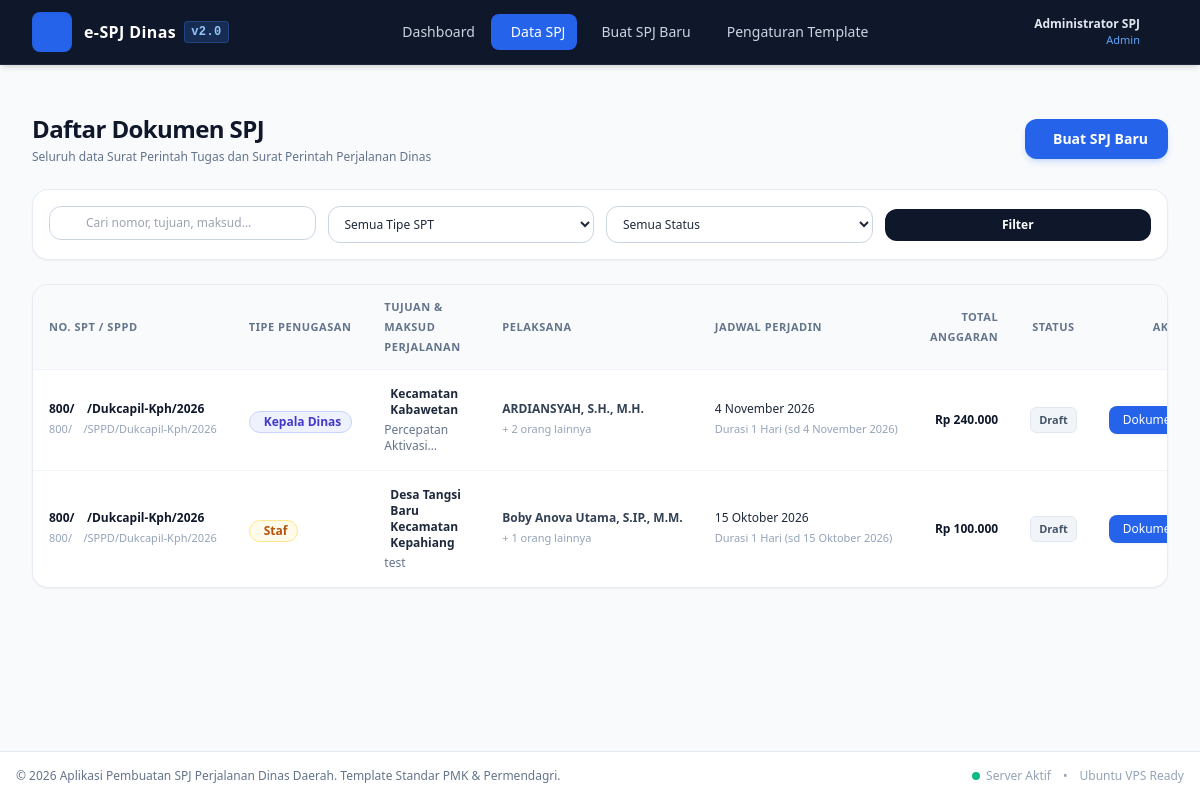
The app's page /spj (signed in), older data.
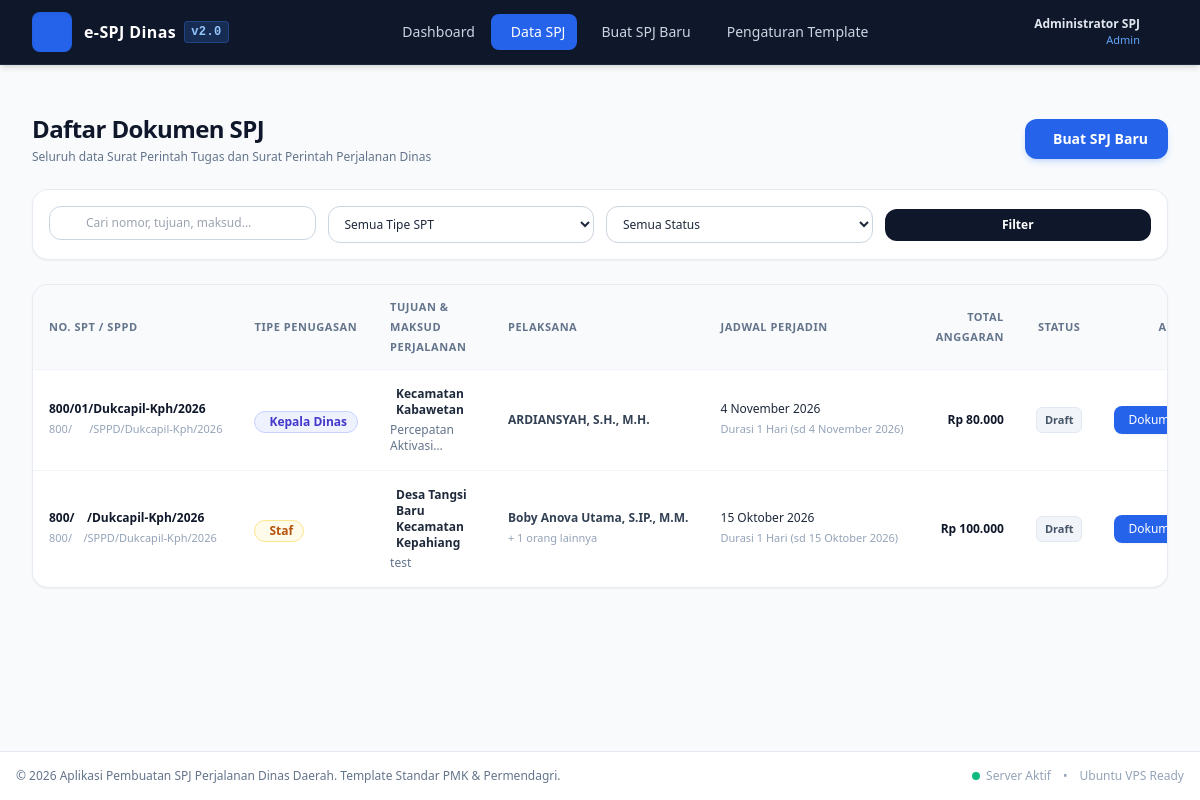
The same page, newer data.
### tables this page shows
CREATE TABLE spj (
        id INTEGER PRIMARY KEY AUTOINCREMENT,
        nomor_spt TEXT,
        nomor_sppd TEXT,
        jenis_spt TEXT DEFAULT 'staf', -- 'kadis' or 'staf'
        tujuan TEXT NOT NULL,
        instansi_tujuan TEXT,
        maksud TEXT NOT NULL,
        dasar_hukum TEXT,
        tanggal_berangkat DATE NOT NULL,
        tanggal_pulang DATE NOT NULL,
        lama_hari INTEGER DEFAULT 1,
        tempat_berangkat TEXT DEFAULT 'Tempat Kedudukan',
        angkutan TEXT DEFAULT 'Pesawat Udara',
        mata_anggaran TEXT DEFAULT '5.1.02.04.01.0001 (Belanja Perjalanan Dinas Biasa)',
        status TEXT DEFAULT 'Draft', -- 'Draft', 'Disetujui', 'Selesai'
        created_at TIMESTAMP DEFAULT CURRENT_TIMESTAMP,
        updated_at TIMESTAMP DEFAULT CURRENT_TIMESTAMP
    , spt_penandatangan_nama TEXT, spt_penandatangan_nip TEXT, spt_penandatangan_pangkat TEXT, spt_penandatangan_jabatan TEXT, spt_penandatangan_an TEXT, tanggal_spt DATE);

### app.py (the view, shortened to what this page needs)
@app.route('/spj')
@login_required
def spj_list():
    q = request.args.get('q', '').strip()
    jenis = request.args.get('jenis', '').strip()
    status = request.args.get('status', '').strip()
    sql = '''
        SELECT s.*,
            COALESCE((SELECT SUM(b.total) FROM spj_biaya b WHERE b.spj_id = s.id), 0) as total_biaya,
            (SELECT COUNT(*) FROM spj_peserta p WHERE p.spj_id = s.id) as jumlah_peserta,
            (SELECT p.nama FROM spj_peserta p WHERE p.spj_id = s.id ORDER BY p.urutan ASC LIMIT 1) as nama_peserta_pertama
        FROM spj s
        WHERE 1=1
    '''
    params = []
    if jenis:
        sql += ' AND s.jenis_spt = ?'
        params.append(jenis)
    if status:
        sql += ' AND s.status = ?'
        params.append(status)
    sql += ' ORDER BY s.id DESC'
    conn = get_db()
    items = conn.execute(sql, params).fetchall()
    conn.close()
    return render_template('spj_list.html',
        spj_items=items,
        query_q=q,
        query_jenis=jenis,
        query_status=status
    )

### app.py (called while the page is built)
@app.context_processor
def inject_pegawai_list():
    return dict(pegawai_list=get_pegawai_list())

def login_required(f):
    @wraps(f)
    def decorated_function(*args, **kwargs):
        if 'user_id' not in session:
            flash('Silakan masuk (login) terlebih dahulu untuk mengakses sistem.', 'warning')
            return redirect(url_for('login', next=request.url))
        return f(*args, **kwargs)
    return decorated_function

### database.py (called while the page is built)
def get_db():
    conn = sqlite3.connect(DB_PATH)
    conn.row_factory = sqlite3.Row
    return conn

def get_pegawai_list():
    conn = get_db()
    rows = conn.execute('SELECT * FROM pegawai ORDER BY id ASC').fetchall()
    conn.close()
    return rows

### helpers.py (called while the page is built)
def format_rupiah(val):
    try:
        val = float(val or 0)
        return "Rp " + "{:,.0f}".format(val).replace(",", ".")
    except Exception:
        return "Rp 0"

def format_nomor_spasi(nomor):
    if not nomor:
        return ""
    s = str(nomor)
    if "800//" in s:
        s = s.replace("800//", "800/&nbsp;&nbsp;&nbsp;&nbsp;&nbsp;&nbsp;/")
    s = s.replace('\u00a0', '&nbsp;').replace(' ', '&nbsp;')
    return Markup(s)

### templates/spj_list.html (shortened to what the changed rows need)
{% extends "base.html" %}
{% block content %}
<div class="max-w-7xl mx-auto px-4 sm:px-6 lg:px-8 pt-8">
    <div class="flex flex-col sm:flex-row sm:items-center sm:justify-between gap-4 mb-6">
        <div>
            <h1 class="text-2xl font-bold text-slate-900 tracking-tight">Daftar Dokumen SPJ</h1>
        </div>
    </div>
    <div class="bg-white rounded-2xl border border-slate-200/80 shadow-sm overflow-hidden mb-6">
        <div class="hidden md:block overflow-x-auto">
            <table class="w-full text-left text-sm">
                <thead class="bg-slate-50 border-b border-slate-100 text-[11px] uppercase font-bold text-slate-500 tracking-wider">
                    <tr>
                        <th class="py-3 px-4">No. SPT / SPPD</th>
                        <th class="py-3 px-4">Tipe Penugasan</th>
                        <th class="py-3 px-4">Tujuan & Maksud Perjalanan</th>
                        <th class="py-3 px-4">Pelaksana</th>
                        <th class="py-3 px-4">Jadwal Perjadin</th>
                        <th class="py-3 px-4 text-right">Total Anggaran</th>
                        <th class="py-3 px-4 text-center">Status</th>
                        <th class="py-3 px-4 text-center">Aksi</th>
                    </tr>
                </thead>
                <tbody class="divide-y divide-slate-100">
                    {% for item in spj_items %}
                    <tr class="hover:bg-blue-50/30 transition">
                        <td class="py-4 px-4 whitespace-nowrap">
                            <div class="font-bold text-slate-900 text-xs">{{ item.nomor_spt | format_nomor_spasi }}</div>
                            <div class="text-[11px] text-slate-400 mt-0.5">{{ item.nomor_sppd | format_nomor_spasi }}</div>
                        </td>
                        <td class="py-4 px-4 whitespace-nowrap">
                            {% if item.jenis_spt == 'kadis' %}
                                <span class="inline-flex items-center gap-1 px-2.5 py-0.5 rounded-full text-xs font-semibold bg-indigo-50 text-indigo-700 border border-indigo-200">
                                     Kepala Dinas
                                </span>
                            {% else %}
                                <span class="inline-flex items-center gap-1 px-2.5 py-0.5 rounded-full text-xs font-semibold bg-amber-50 text-amber-700 border border-amber-200">
                                    <i class="ph-bold ph-users text-[11px]"></i> Staf
                                </span>
                            {% endif %}
                        </td>
                        <td class="py-4 px-4 max-w-sm">
                            <div class="font-bold text-slate-800 text-xs flex items-center gap-1.5">
                                <span>{{ item.tujuan }}</span>
                            </div>
                            <div class="text-xs text-slate-500 mt-1 line-clamp-2">{{ item.maksud }}</div>
                        </td>
                        <td class="py-4 px-4 whitespace-nowrap">
                            <div class="text-xs font-semibold text-slate-700">{{ item.nama_peserta_pertama or '-' }}</div>
                            {% if item.jumlah_peserta > 1 %}
                            <div class="text-[11px] text-slate-400 mt-0.5">+ {{ item.jumlah_peserta - 1 }} orang lainnya</div>
                            {% endif %}
                        </td>
                        <td class="py-4 px-4 whitespace-nowrap">
                            <div class="text-xs text-slate-800 font-medium">{{ format_tanggal(item.tanggal_berangkat) }}</div>
                            <div class="text-[11px] text-slate-400 mt-0.5">Durasi {{ item.lama_hari }} Hari (sd {{ format_tanggal(item.tanggal_pulang) }})</div>
                        </td>
                        <td class="py-4 px-4 text-right whitespace-nowrap">
                            <div class="font-extrabold text-xs text-slate-900">{{ format_rupiah(item.total_biaya) }}</div>
                        </td>
                        <td class="py-4 px-4 text-center whitespace-nowrap">
                            <span class="inline-flex items-center px-2 py-0.5 rounded-md text-[11px] font-semibold
                                {% if item.status == 'Disetujui' %}bg-emerald-50 text-emerald-700 border border-emerald-200
                                {% elif item.status == 'Selesai' %}bg-blue-50 text-blue-700 border border-blue-200
                                {% else %}bg-slate-100 text-slate-600 border border-slate-200{% endif %}">
                                {{ item.status }}
                            </span>
                        </td>
                        <td class="py-4 px-4 text-center whitespace-nowrap">
                            <div class="flex items-center justify-center gap-1.5">
                                <a href="{{ url_for('spj_detail', spj_id=item.id) }}" class="inline-flex items-center gap-1 px-2.5 py-1.5 rounded-lg bg-blue-600 text-white hover:bg-blue-700 text-xs font-medium shadow-sm transition" title="Lihat & Cetak 5 Dokumen">
                                    <span>Dokumen</span>
                                </a>
                            </div>
                        </td>
                    </tr>
                    {% endfor %}
                </tbody>
            </table>
        </div>
    </div>
</div>
{% endblock %}

Row changes from the older to the newer data that the page shows:
changed spj "Kecamatan Kabawetan": nomor_spt "800/ /Dukcapil-Kph/2026" → "800/01/Dukcapil-Kph/2026"; total_biaya "Rp 240.000" → "Rp 80.000"; jumlah_peserta "2" → (not shown)
